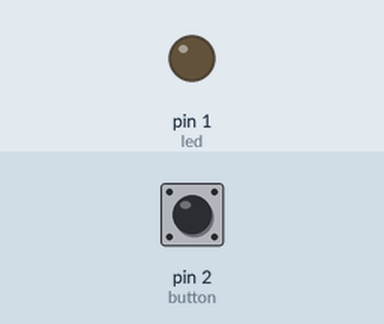
A sketch run on a simulated Arduino Uno, built with avr-gcc and run on an emulated ATmega328P. Shown: output pins drawn as LEDs (lit = HIGH). Inputs (shaded band) come from the test bench; at power-on: pin 2 (button) LOW.

Above: at 6.8 s.
6.9 s: pin 2 (button) pulled HIGH for 3 s
At 10.4 s:
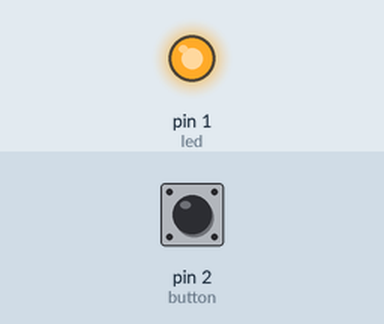
Timing chart, 0 to 13.5 s (numbered marks = the images above; inputs shaded):
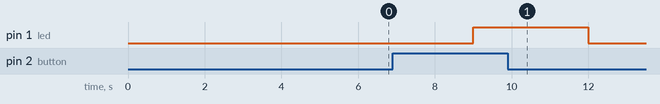

The sketch:

pushbuttonled.ino
```cpp
//Project Push Button Led

int led=1;
int button=2;

void setup() {
pinMode(led,OUTPUT);
pinMode(button,INPUT);

}

void loop() {
  if(digitalRead(button)==HIGH)
  {
    digitalWrite(led,HIGH);
  }
  else
  {
    digitalWrite(led,LOW);
  }
  delay(3000);
}
```

Measured:
- after the input at 6.9 s, pin 1 (led): LOW → HIGH after 2.1 s, → LOW 3.0 s later
